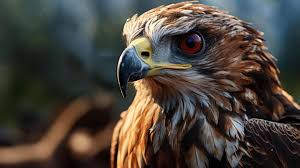
#> input picture image.png, 300 x 168 px
$ python 5.2_thresholding.py
#> lines starting #> are read from the running program, lines starting #| are printed output that depends on the picture; after the words box and inside, x2 and y2 are one past the last pixel; in counts of white or black regions, pixels touching at a corner belong together
import cv2 as cv
import matplotlib.pyplot as plt


# load image in grayscale

img = cv.imread("image.png", cv.IMREAD_GRAYSCALE)
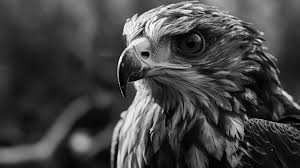
#> img: shape (168, 300); min 0, max 254, mean 67.8

_, global_thres = cv.threshold(img, 127, 255, cv.THRESH_BINARY)
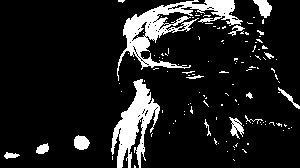
#> global_thres: shape (168, 300); 11.9% white; 126 white regions (112 under 20 px), largest, box (x1, y1, x2, y2) and area: (117, 0, 243, 81) 2629, (111, 79, 160, 168) 1894, (253, 0, 272, 18) 199

adaptive_thres = cv.adaptiveThreshold(img, 255, cv.ADAPTIVE_THRESH_MEAN_C, cv.THRESH_BINARY, 11,2)
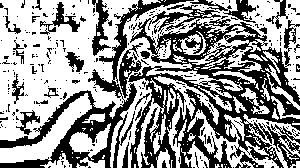
#> adaptive_thres: shape (168, 300); 58.6% white; 275 black regions (245 under 20 px), largest, box (x1, y1, x2, y2) and area: (128, 5, 300, 168) 12232, (0, 0, 194, 168) 4491, (92, 0, 111, 56) 464

adaptive_guass = cv.adaptiveThreshold(img, 255, cv.ADAPTIVE_THRESH_GAUSSIAN_C, cv.THRESH_BINARY, 11,2)
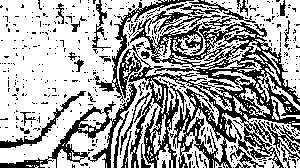
#> adaptive_guass: shape (168, 300); 65.2% white; 436 black regions (403 under 20 px), largest, box (x1, y1, x2, y2) and area: (119, 0, 300, 168) 10960, (0, 83, 137, 168) 1807, (94, 0, 194, 102) 842

_, otsu_threshold = cv.threshold(img, 0, 255, cv.THRESH_OTSU, cv.THRESH_BINARY + cv.THRESH_OTSU)
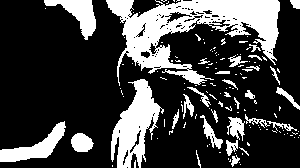
#> otsu_threshold: shape (168, 300); 25.8% white; 139 white regions (110 under 20 px), largest, box (x1, y1, x2, y2) and area: (106, 0, 280, 86) 6266, (111, 79, 164, 168) 2316, (0, 121, 66, 162) 983


titles = ['original', 'global thresholding', 'adaptive thresholding', 'adaptive gaussian', 'otsu threshold']

images = [img, global_thres, adaptive_thres, adaptive_guass, otsu_threshold]

plt.figure(figsize=(10,15))
for i in range(5):
    plt.subplot(2,3,i+1)
    plt.imshow(images[i], cmap="gray")
    # print(images[i])
    plt.title(titles[i])
    plt.axis("off")

plt.show()
